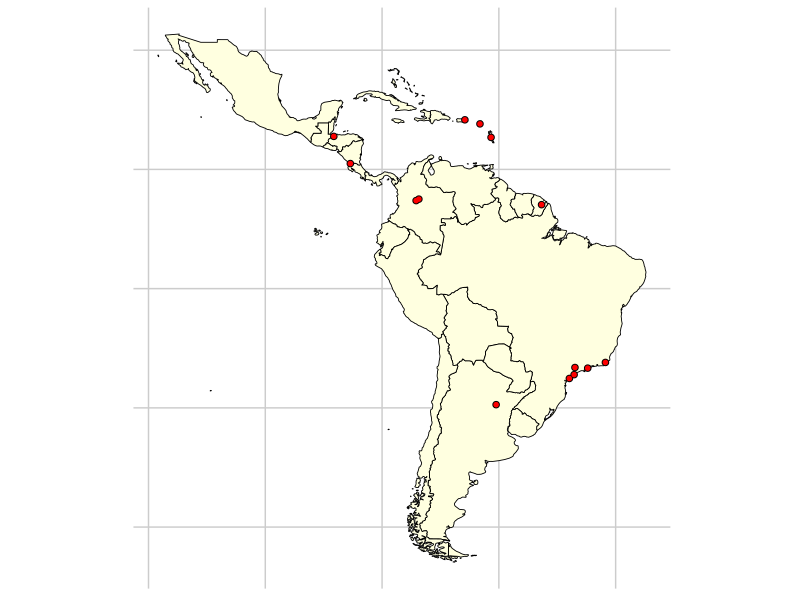

The R script that drew this image:

# clear the environment ---------------------------------------------------

rm(list=ls(all=TRUE))


# load packages -----------------------------------------------------------

# to draw maps
library(ggplot2)

# load file ---------------------------------------------------------------

sites <- readxl::read_excel("BWG Map/site coordinates.xlsx")


# draw map ----------------------------------------------------------------

# draw map borders
map_borders <- borders("world", 
                       regions = c("Brazil", "Uruguay", "Argentina", 
                                   "French Guiana", "Suriname", "Colombia", 
                                   "Venezuela","Bolivia", "Ecuador", "Chile", 
                                   "Paraguay", "Peru", "Guyana", "Panama", 
                                   "Costa Rica", "Nicaragua", "Honduras", 
                                   "El Salvador", "Belize", "Guatemala", 
                                   "Mexico", "Trinidad and Tobago", "Caribe", 
                                   "Puerto Rico", "Dominican Republic", "Haiti",
                                   "Jamaica", "Cuba", "Bahamas", "Antiles",
                                   "Dominica", "Saba", "Trinidad", "Guadeloupe",
                                   "Martinique", "Saint Martin",
                                   "Saint Barthélemy"), 
                fill = "lightyellow", colour = "black", size = 0.3)

# but it into ggplot
bwg_map <- ggplot() + 
  map_borders + 
  theme_bw() + 
  xlab("Longitude") + 
  ylab("Latitude") + 
  theme(panel.border = element_blank(), 
        panel.background = element_rect(colour = "NA", fill = "NA"),
        panel.grid.major = element_line(colour = "grey80"), 
        panel.grid.minor = element_blank(),
        axis.title = element_text(size = 9, colour = "black"),
        axis.text = element_text(size = 8, colour = "black"))

# add site coordinates

bwg_map <- bwg_map + 
  geom_point(mapping = aes(x = longitude, y = latitude), data = sites, 
             shape = 20, colour = "black", size = 3) + 
  geom_point(mapping = aes(x = longitude, y = latitude), data = sites, 
             colour = "red", shape = 20, size = 2) +
  theme(axis.ticks = element_blank(),
        axis.text  = element_blank()) +
  scale_x_continuous(name = NULL, breaks = seq(-180, 0, 20)) +
  scale_y_continuous(name = NULL, breaks = seq(-90, 90, 20)) +
  coord_quickmap()

# save map ----------------------------------------------------------------

bwg_map

# ggsave(filename = "BWG Map/bwg_map.jpeg", plot = bwg_map,
       # width = 250, height = 300, units = "mm", dpi = 300)
